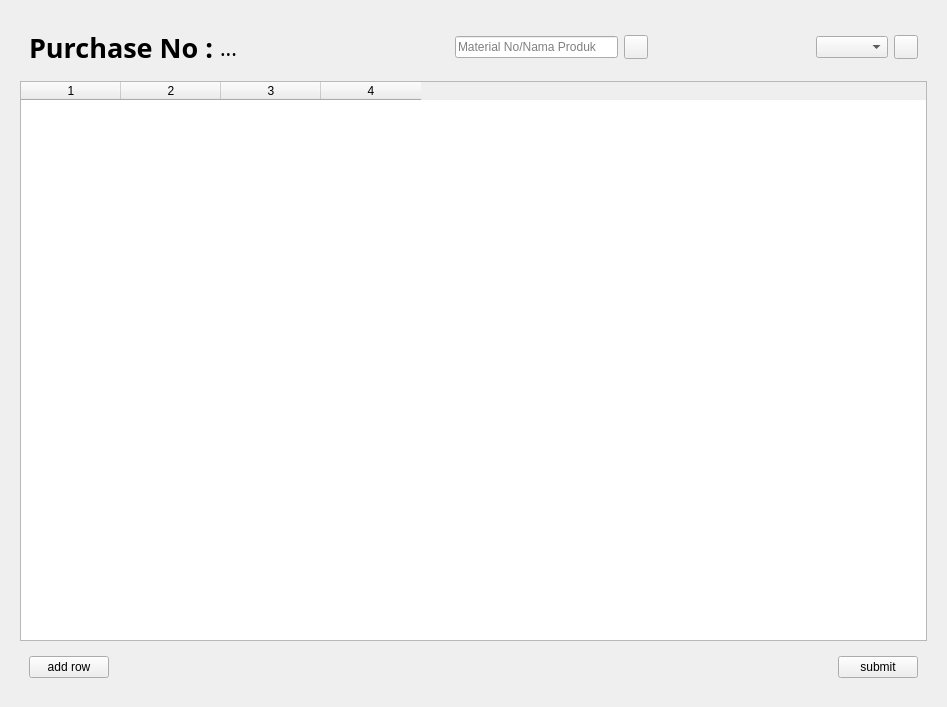
<?xml version="1.0" encoding="UTF-8"?>
<ui version="4.0">
 <class>Form</class>
 <widget class="QWidget" name="Form">
  <property name="geometry">
   <rect>
    <x>0</x>
    <y>0</y>
    <width>947</width>
    <height>707</height>
   </rect>
  </property>
  <property name="sizePolicy">
   <sizepolicy hsizetype="Fixed" vsizetype="Fixed">
    <horstretch>0</horstretch>
    <verstretch>0</verstretch>
   </sizepolicy>
  </property>
  <property name="windowTitle">
   <string>Form</string>
  </property>
  <layout class="QGridLayout" name="gridLayout">
   <item row="0" column="0">
    <widget class="QWidget" name="widget" native="true">
     <layout class="QVBoxLayout" name="verticalLayout">
      <item>
       <widget class="QWidget" name="widget_2" native="true">
        <property name="sizePolicy">
         <sizepolicy hsizetype="Preferred" vsizetype="Fixed">
          <horstretch>0</horstretch>
          <verstretch>0</verstretch>
         </sizepolicy>
        </property>
        <layout class="QHBoxLayout" name="horizontalLayout">
         <item>
          <widget class="QLabel" name="no_label">
           <property name="sizePolicy">
            <sizepolicy hsizetype="Fixed" vsizetype="Fixed">
             <horstretch>0</horstretch>
             <verstretch>0</verstretch>
            </sizepolicy>
           </property>
           <property name="font">
            <font>
             <family>Montserrat</family>
             <pointsize>20</pointsize>
             <weight>75</weight>
             <bold>true</bold>
            </font>
           </property>
           <property name="text">
            <string>Purchase No :</string>
           </property>
          </widget>
         </item>
         <item>
          <widget class="QLabel" name="po_no_label">
           <property name="font">
            <font>
             <family>Montserrat</family>
             <pointsize>16</pointsize>
            </font>
           </property>
           <property name="text">
            <string>...</string>
           </property>
          </widget>
         </item>
         <item>
          <spacer name="horizontalSpacer">
           <property name="orientation">
            <enum>Qt::Horizontal</enum>
           </property>
           <property name="sizeType">
            <enum>QSizePolicy::Preferred</enum>
           </property>
           <property name="sizeHint" stdset="0">
            <size>
             <width>212</width>
             <height>20</height>
            </size>
           </property>
          </spacer>
         </item>
         <item>
          <widget class="QLineEdit" name="search_bar">
           <property name="placeholderText">
            <string>Material No/Nama Produk</string>
           </property>
          </widget>
         </item>
         <item>
          <widget class="QPushButton" name="search_btn">
           <property name="sizePolicy">
            <sizepolicy hsizetype="Fixed" vsizetype="Fixed">
             <horstretch>0</horstretch>
             <verstretch>0</verstretch>
            </sizepolicy>
           </property>
           <property name="minimumSize">
            <size>
             <width>24</width>
             <height>24</height>
            </size>
           </property>
           <property name="maximumSize">
            <size>
             <width>24</width>
             <height>24</height>
            </size>
           </property>
           <property name="text">
            <string/>
           </property>
           <property name="icon">
            <iconset resource="resources.qrc">
             <normaloff>:/Green/assets/icon/dark_green/search.svg</normaloff>
             <normalon>:/White/assets/icon/white/search.svg</normalon>:/Green/assets/icon/dark_green/search.svg</iconset>
           </property>
          </widget>
         </item>
         <item>
          <spacer name="horizontalSpacer_3">
           <property name="orientation">
            <enum>Qt::Horizontal</enum>
           </property>
           <property name="sizeHint" stdset="0">
            <size>
             <width>40</width>
             <height>20</height>
            </size>
           </property>
          </spacer>
         </item>
         <item>
          <widget class="QComboBox" name="filter_box">
           <property name="sizePolicy">
            <sizepolicy hsizetype="Fixed" vsizetype="Fixed">
             <horstretch>0</horstretch>
             <verstretch>0</verstretch>
            </sizepolicy>
           </property>
           <property name="currentText">
            <string/>
           </property>
           <property name="maxVisibleItems">
            <number>12</number>
           </property>
          </widget>
         </item>
         <item>
          <widget class="QPushButton" name="desc_asc_btn">
           <property name="enabled">
            <bool>true</bool>
           </property>
           <property name="sizePolicy">
            <sizepolicy hsizetype="Fixed" vsizetype="Fixed">
             <horstretch>0</horstretch>
             <verstretch>0</verstretch>
            </sizepolicy>
           </property>
           <property name="minimumSize">
            <size>
             <width>24</width>
             <height>24</height>
            </size>
           </property>
           <property name="maximumSize">
            <size>
             <width>24</width>
             <height>24</height>
            </size>
           </property>
           <property name="text">
            <string/>
           </property>
           <property name="icon">
            <iconset resource="resources.qrc">
             <normaloff>:/Green/assets/icon/dark_green/chevron-down.svg</normaloff>
             <normalon>:/Green/assets/icon/dark_green/chevron-up.svg</normalon>:/Green/assets/icon/dark_green/chevron-down.svg</iconset>
           </property>
          </widget>
         </item>
        </layout>
       </widget>
      </item>
      <item>
       <widget class="QTableWidget" name="products_table">
        <property name="columnCount">
         <number>4</number>
        </property>
        <column/>
        <column/>
        <column/>
        <column/>
       </widget>
      </item>
      <item>
       <widget class="QWidget" name="widget_3" native="true">
        <property name="sizePolicy">
         <sizepolicy hsizetype="Preferred" vsizetype="Fixed">
          <horstretch>0</horstretch>
          <verstretch>0</verstretch>
         </sizepolicy>
        </property>
        <layout class="QHBoxLayout" name="horizontalLayout_2">
         <item>
          <widget class="QPushButton" name="add_row_btn">
           <property name="text">
            <string>add row</string>
           </property>
          </widget>
         </item>
         <item>
          <spacer name="horizontalSpacer_2">
           <property name="orientation">
            <enum>Qt::Horizontal</enum>
           </property>
           <property name="sizeHint" stdset="0">
            <size>
             <width>668</width>
             <height>20</height>
            </size>
           </property>
          </spacer>
         </item>
         <item>
          <widget class="QPushButton" name="submit_btn">
           <property name="sizePolicy">
            <sizepolicy hsizetype="Fixed" vsizetype="Fixed">
             <horstretch>0</horstretch>
             <verstretch>0</verstretch>
            </sizepolicy>
           </property>
           <property name="text">
            <string>submit</string>
           </property>
          </widget>
         </item>
        </layout>
       </widget>
      </item>
     </layout>
    </widget>
   </item>
  </layout>
 </widget>
 <resources>
  <include location="resources.qrc"/>
 </resources>
 <connections>
  <connection>
   <sender>submit_btn</sender>
   <signal>clicked(bool)</signal>
   <receiver>Form</receiver>
   <slot>close()</slot>
   <hints>
    <hint type="sourcelabel">
     <x>890</x>
     <y>668</y>
    </hint>
    <hint type="destinationlabel">
     <x>851</x>
     <y>841</y>
    </hint>
   </hints>
  </connection>
 </connections>
</ui>
